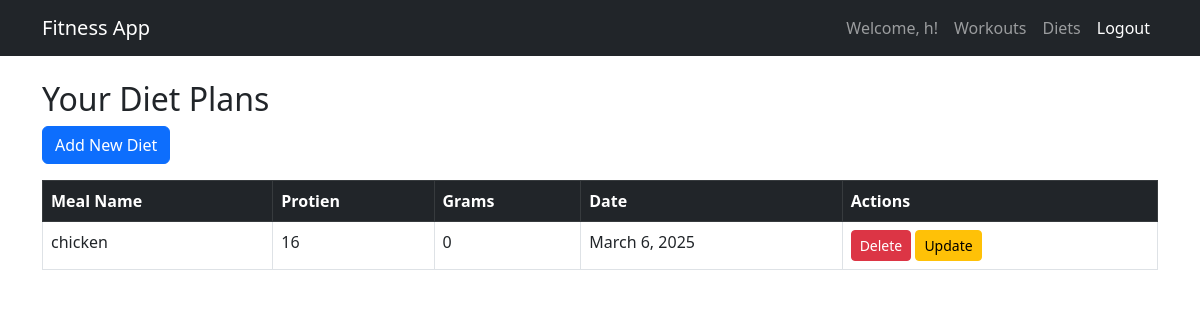
Page /diets/ (signed in) on the earlier database version.
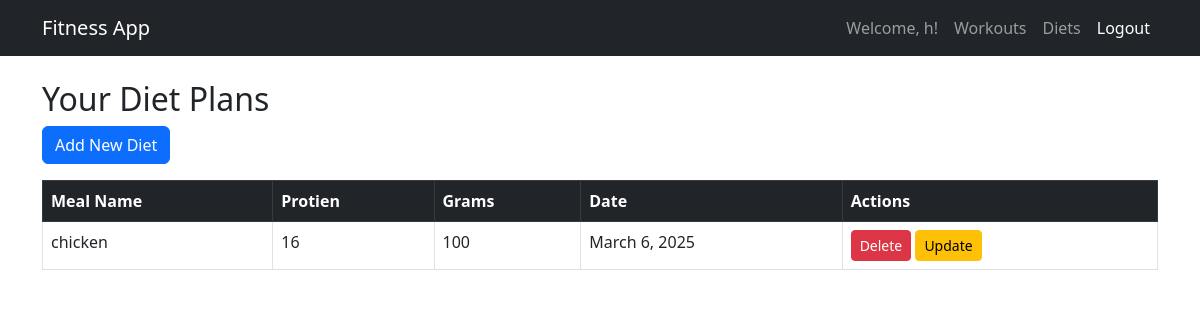
Same page on the later database version.
### fitness/models.py (models this page shows, shortened)
class DietPlan(models.Model):
    user= models.ForeignKey(settings.AUTH_USER_MODEL, on_delete=models.CASCADE) #on_delete=models.CASCADE ensures that if a user is deleted, their diet plans are removed
    meal_name= models.CharField(max_length=255)
    protien= models.PositiveIntegerField(default=0 )
    grams= models.PositiveIntegerField(default=0)
    date= models.DateField(auto_now_add=True)
    objects= models.Manager()#This helps in tracking daily progress without requiring manual input

### fitness/views.py (the view)
# urls.py: path('diets/', views.diet_list, name='diet_list'),
@login_required
def diet_list(request):
    diets = DietPlan.objects.filter(user=request.user)
    return render(request, 'mydiets.html', {'diets': diets})

### fitness/templates/mydiets.html
{% extends 'base.html' %}
{% block content %}
<h2>Your Diet Plans</h2>
<a href="{% url 'add_diet' %}" class="btn btn-primary mb-3">Add New Diet</a>
<table class="table table-bordered">
    <thead class="table-dark">
        <tr>
            <th>Meal Name</th>
            <th>Protien</th>
            <th>Grams</th>
            <th>Date</th>
            <th>Actions</th>
        </tr>
    </thead>
    <tbody>
        {% for diet in diets %}
        <tr>
            <td>{{ diet.meal_name }}</td>
            <td>{{ diet.protien }}</td>
            <td>{{diet.grams}}</td>
            <td>{{ diet.date }}</td>
            <td>
                <a href="{% url 'delete_diet' diet.id %}" class="btn btn-danger btn-sm">Delete</a>
                <a href="{% url 'update_diet' diet.id %}" class="btn btn-warning btn-sm">Update</a>
            </td>
        </tr>
        {% endfor %}
    </tbody>
</table>
{% endblock %}

Differences in the rows shown:
changed DietPlan "chicken": grams "0" → "100"
